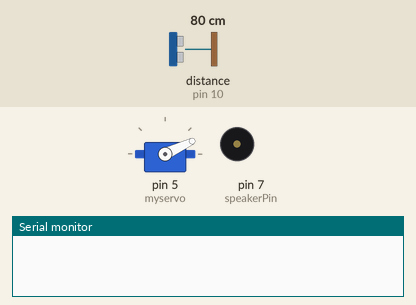
Recording of a sketch running on a simulated Arduino Uno, built with avr-gcc and run on an emulated ATmega328P. On the bench: servo, buzzer (waves = sounding), the last lines printed to the serial monitor. Wiring (inferred from the names in the program): ultrasonic range finder: trigger pin 9; echo pin 10. Inputs (shaded band) come from the test bench; at power-on: distance to the obstacle (sensor on pin 10) 80 cm. The echo pulse lasts 58.3 µs per cm.

Above: at 0.1 s.
At 1.0 s:
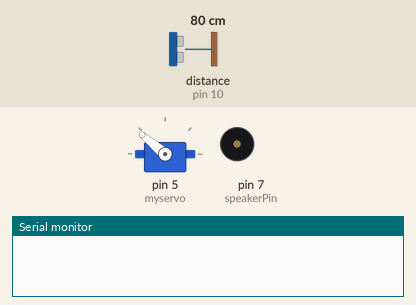
At 6.6 s:
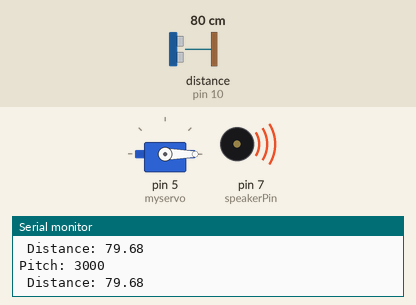
6.8 s: distance to the obstacle (sensor on pin 10) set to 120 cm
Timing chart, 0 to 15.8 s (numbered marks = the images above; inputs shaded):
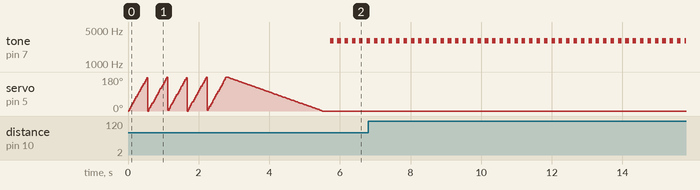

Measured:
- by itself, tone on pin 7 (speakerPin): alternates 3000 Hz for 0.10 s and silent for 0.11 s

The sketch:

circuitcode.ino
```cpp
#include "pitches.h"
#include <Servo.h>

Servo myservo;

const int trigPin = 9;
const int echoPin = 10;
const int speakerPin = 7;
int pos = 0;

float duration, distance;

void setup() {
  myservo.attach(5);
  pinMode(speakerPin, OUTPUT);
  pinMode(trigPin, OUTPUT);
  pinMode(echoPin, INPUT);
  Serial.begin(9600);

  /* random motion for the servo motor to appear to stir the spoon */

  for (pos = 0; pos <= 180; pos += 5) {
    myservo.write(pos);
    delay(15);
  }
  for (pos = 0; pos <= 180; pos += 5) {
    myservo.write(pos);
    delay(15);
  }
  for (pos = 0; pos <= 180; pos += 5) {
    myservo.write(pos);
    delay(15);
  }
  for (pos = 0; pos <= 180; pos += 5) {
    myservo.write(pos);
    delay(15);
  }
  for (pos = 0; pos <= 180; pos += 5) {
    myservo.write(pos);
    delay(15);
  }
  for (pos = 180; pos >= 0; pos -= 1) {
    myservo.write(pos);
    delay(15);
  }
}

void loop() {

  /* using the ultrasonic detector to find the distance of the object */

  digitalWrite(trigPin, LOW);
  delayMicroseconds(2);
  digitalWrite(trigPin, HIGH);
  delayMicroseconds(10);
  digitalWrite(trigPin, LOW);

  duration = pulseIn(echoPin, HIGH);
  distance = (duration * .0343) / 2;
  Serial.print(" Distance: ");
  Serial.println(distance);
  delay(100);

  /* I then mapped the distance I was receiving from the serial
      monitor to a range of frequencies for the piezo buzzer to emit
      so that the further the object, the higher the pitch. I had to
      constrain both the distance and the pitch to avoid inaudible
      pitches and to avoid detecting distances that were too far away */

  int notePitch = map(distance, 0, 30, 120, 3000);
  notePitch = constrain(notePitch, 120, 3000);
  distance = constrain(distance, 0, 30);
  Serial.print("Pitch: ");
  Serial.println(notePitch);
  delay(100);
  tone(speakerPin, notePitch, 100);
  delay(1);

}
```
